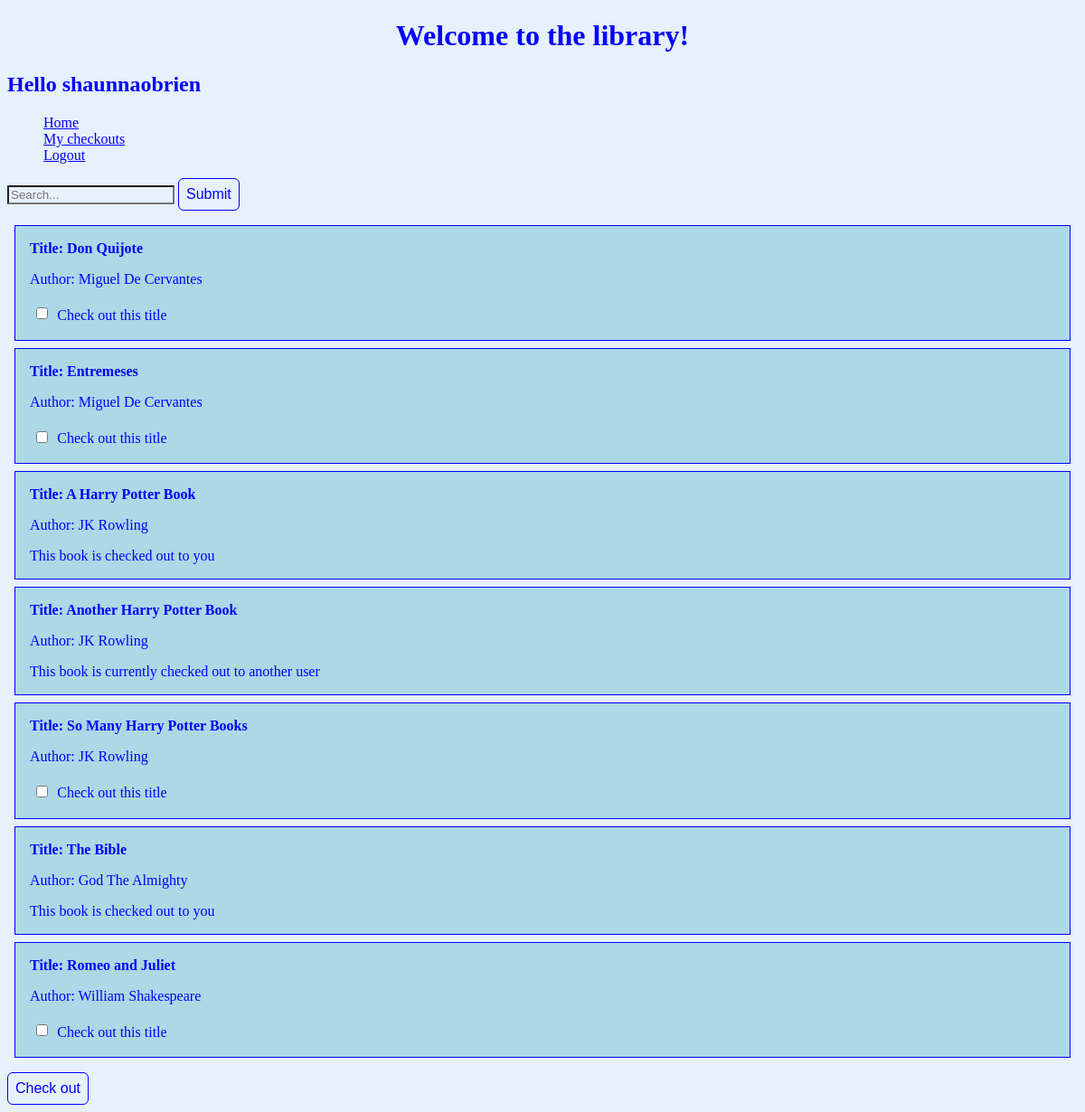
The app's page / (signed in) with its own data.
### library_app/models.py (models this page shows, shortened)
class Book(models.Model):
	title = models.CharField(max_length=250)#unique makes it so that you can't repeat them
	author = models.ForeignKey(Author, on_delete=models.CASCADE)
	checked_out_to_whom = models.CharField(max_length=250)
	checked_out_when = models.DateTimeField(default=datetime.now())

class Author(models.Model):
	first_name = models.CharField(max_length=250)
	last_name = models.CharField(max_length=250)
	def __str__(self):
		author = self.first_name + " " + self.last_name
		return author

### library_app/views.py (the view)
# urls.py: path('', views.index, name='index'),
def index(request):
	if request.user.is_authenticated:
		username = request.user.username
	else: username = "x"
	book_list = Book.objects.all()
	result = ""
	context = {'book_list': book_list, 'search_result': result, "username": username}
	print("hello!")
	return render(request, 'library_app/index.html', context)

### library_app/templates/library_app/index.html (shortened to what this page needs)
{% extends "base_generic.html" %}
{% block content %}
<form action="{%url 'library_app:search_books' %}" method="get">
	<input  id="search_box" type="text" name="search_box"  placeholder="Search..." >
	<button id="search_submit" type="submit" >Submit</button>
</form>
<form action="{%url 'library_app:checkout'  %}" method="post">
	<ul class="no_bullets">
			{% for book in book_list %}
			<div class="books">
				<li>
					<h3>Title: {{book.title}}</h3>
					<p> Author: {{book.author}}</p>
					{% if book.checked_out_to_whom == username %}
					This book is checked out to you
					{% elif book.checked_out_to_whom == "" %}
					<input type="checkbox" class="books" name="book_{{book.id}}"> Check out this title
					{% else %}
					This book is currently checked out to another user
					{% endif %}
				</li>
			</div>
			{% endfor %}
			</ul>
			<button type="submit" >Check out</button>
</form>
{% endblock %}

### templates/base_generic.html (shortened to what this page needs)
<!DOCTYPE html>
<html lang="en">
<head>
  {% load static %}
	<link rel="stylesheet" type="text/css" href="{% static 'library_app/style.css' %}"/>
</head>
<body>
  <h1> Welcome to the library! </h1>
	<h2>Hello {{username}}</h2>
  <div class="container-fluid">
    <div class="row">
      <div class="col-sm-2">
      {% block sidebar %}
      <ul class="sidebar-nav">
        <a href="{% url 'library_app:index' %}">Home</a></br>
				{% if user.is_authenticated %}
					<a href="{% url 'library_app:my_checkouts' %}">My checkouts</a></br>
					<a href="{% url 'logout' %}">Logout</a></br>
				{% else %}
					<a href="{% url 'register' %}">Register</a></br>
					<a href="{% url 'login' %}">Login</a></br>
					{% endif %}
      </ul>
     {% endblock %}
      </div>
      <div class="col-sm-10 ">
      {% block content %}{% endblock %}
      </div>
    </div>
  </div>
</body>
</html>

### static/library_app/style.css (style rules this page uses)
* { color: blue; background-color: #e7f1fb; }
h1 { text-align: center; }
.books { border: 1px solid; margin: .5em; background-color: lightblue; }
.books * { background-color: lightblue; }
.books li { padding-left: 1em; }
.books h3 { font-size: 1em; }
.no_bullets { list-style-type: none; padding: 0; }
button { font-size: 1em; border: 1px solid blue; border-radius: 6px; padding: .5em; }

### records on screen
Book: title "Don Quijote", author "Miguel De Cervantes"
Book: title "Entremeses", author "Miguel De Cervantes"
Book: title "A Harry Potter Book", author "JK Rowling", checked_out_to_whom "This book is checked out to you"
Book: title "Another Harry Potter Book", author "JK Rowling", shows "This book is currently checked out to another user"
Book: title "So Many Harry Potter Books", author "JK Rowling"
Book: title "The Bible", author "God The Almighty", checked_out_to_whom "This book is checked out to you"
Book: title "Romeo and Juliet", author "William Shakespeare"

### other values on screen
{{ username }} "shaunnaobrien"
